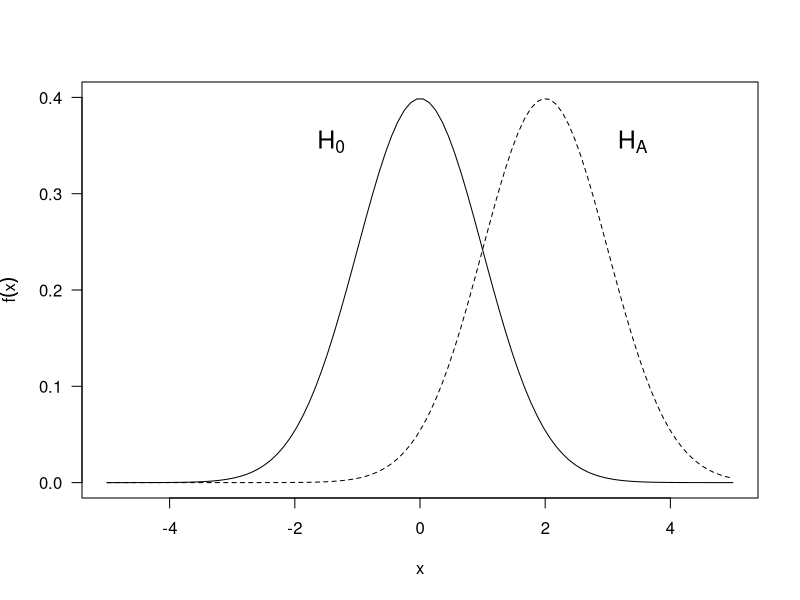

Here is the R script that generated this plot:
# TODO: Add comment
# 
# Author: ortellic
###############################################################################

pdf(file="grafici/dueDensitaNormali.pdf")

x <- seq(-5,5,length.out = 100)
y <- dnorm(x,mean=0,sd=1)

plot(x,y,xlab="x",type="l",lty=1,
		las=1,ylab=expression(f(x)),
		main="",
#		axes=FALSE,
		xlim=c(-5,5),ylim=c(0,0.4))
#Axis(at=(0:4)/10,side=2,las=1)
#Axis(at=-4:5,side=1)

y <- dnorm(x,mean=2,sd=1)
lines(x,y,type="l",lty=2)
#abline(v=0,lty=3)
text(-1.8, 0.35, expression(H[0]),pos=4,cex = 1.5)
text(3, 0.35, expression(H[A]),pos=4,cex = 1.5)

dev.off()
